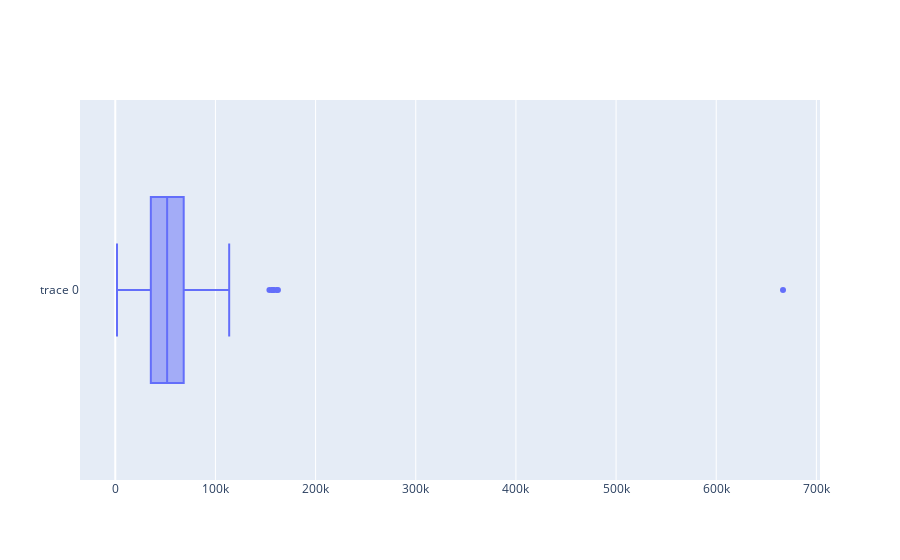
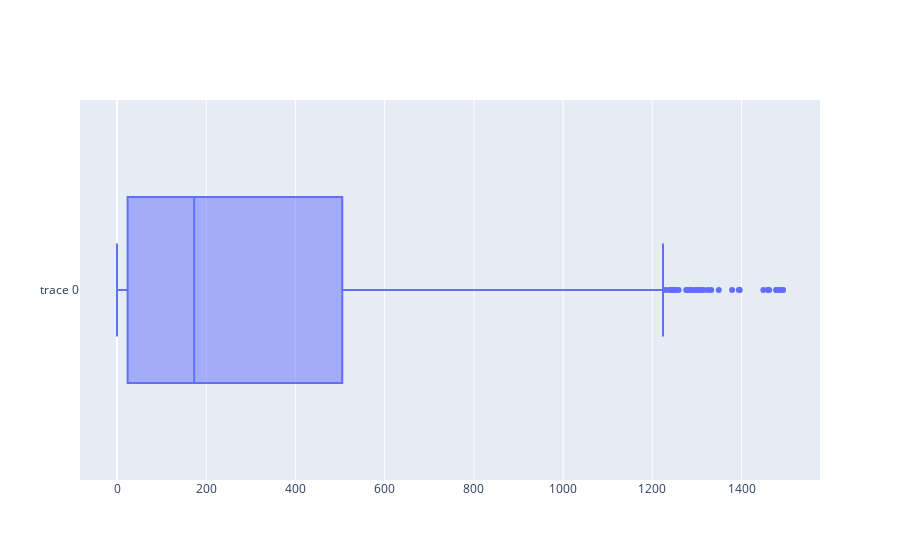
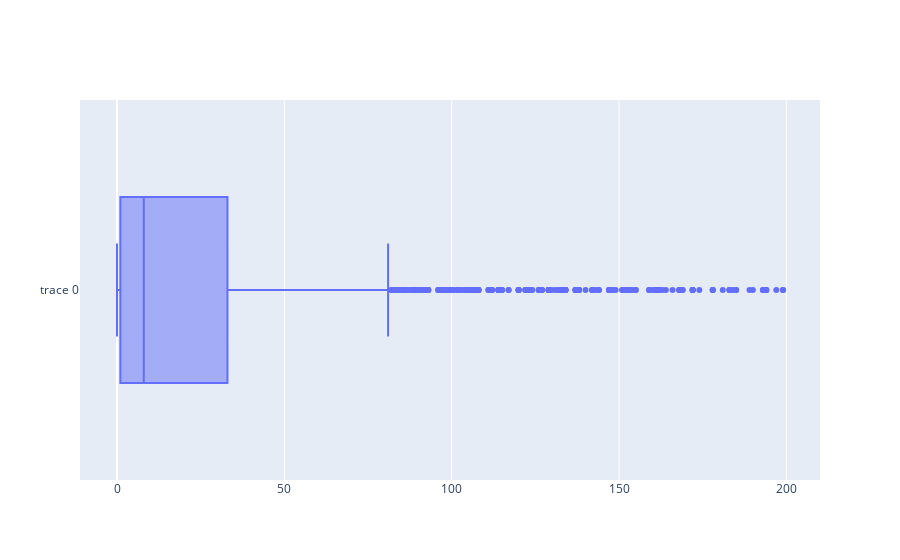
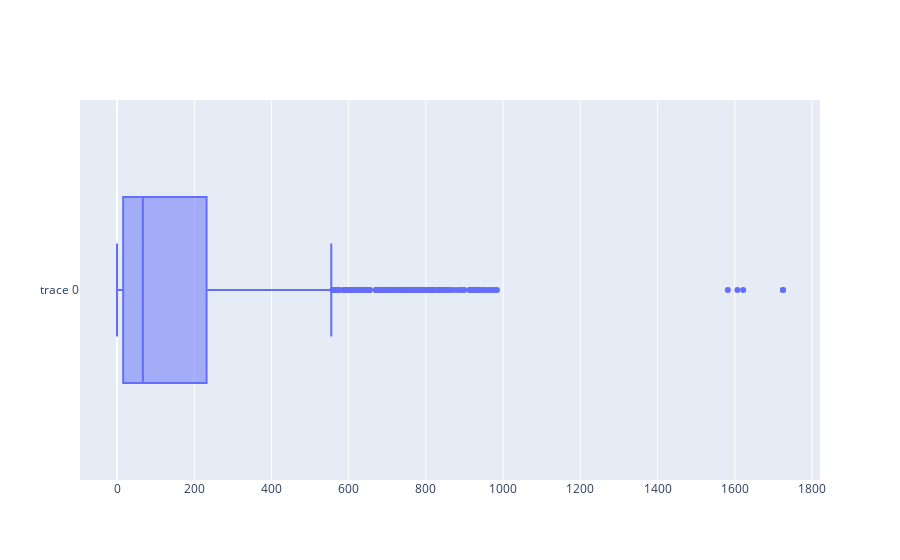

Here is the notebook cell these charts were saved with, in order:
### Markdown cell above
After analyzing the outliers, we can see there is a lot of then and if I removed them all, there would be a great data loss, so I decided to remove only the strong outliers.

The outliers are defined as: $$ Q1 - 1.5(IQR) > outlier > Q3 + 1.5(IQR) $$
And the Strong outleirs are the same but multiplied by 3: $$ Q1 - 3.0(IQR) > outlier > Q3 + 3.0(IQR) $$

### Code cell
# Looking for outliers
out_col = ['Income', 
           'MntWines',
           'MntFruits',
           'MntMeatProducts',
           'MntFishProducts',
           'MntSweetProducts',
           'MntGoldProds',
           'NumDealsPurchases',
           'NumWebPurchases',
           'NumCatalogPurchases',
           'NumStorePurchases',
           'NumWebVisitsMonth']

"""
for i in out_col:
    warnings.filterwarnings('ignore')
    print(i)
    plt.figure(figsize=(20,8))
    plt.subplot(1,2,1)
    sns.distplot(df[i])
    plt.show()
    print("Highest allowed", int(df[i].mean() + 3*df[i].std()))
    """

for i in out_col:
    print(i)
    fig = go.Figure()
    fig.add_box(x=df[i], text=df[i])
    iplot(fig)
    print("Highest allowed", int(df[i].mean() + 3*df[i].std()))
    

# warnings.filterwarnings('ignore')
# print('Income')
# plt.figure(figsize=(20,8))
# plt.subplot(1,2,1)
# sns.distplot(df['Income'])
# plt.show()

# print("Highest allowed", int(df['Income'].mean() + 3*df['Income'].std()))

# print('MntWines')
# plt.figure(figsize=(20,8))
# plt.subplot(1,2,1)
# sns.distplot(df['MntWines'])
# plt.show()

# print("Highest allowed", int(df['MntWines'].mean() + 3*df['MntWines'].std()))

# print('MntFruits')
# plt.figure(figsize=(20,8))
# plt.subplot(1,2,1)
# sns.distplot(df['MntFruits'])
# plt.show()

# print("Highest allowed", int(df['MntFruits'].mean() + 3*df['MntFruits'].std()))
# print('MntMeatProducts')
# plt.figure(figsize=(20,8))
# plt.subplot(1,2,1)
# sns.distplot(df['MntMeatProducts'])
# plt.show()

# print("Highest allowed", int(df['MntMeatProducts'].mean() + 3*df['MntMeatProducts'].std()))

# print('MntFishProducts')
# plt.figure(figsize=(20,8))
# plt.subplot(1,2,1)
# sns.distplot(df['MntFishProducts'])
# plt.show()

# print("Highest allowed", int(df['MntFishProducts'].mean() + 3*df['MntFishProducts'].std()))

# print('MntSweetProducts')
# plt.figure(figsize=(20,8))
# plt.subplot(1,2,1)
# sns.distplot(df['MntSweetProducts'])
# plt.show()

# print("Highest allowed", int(df['MntSweetProducts'].mean() + 3*df['MntSweetProducts'].std()))
# print('MntGoldProds')
# plt.figure(figsize=(20,8))
# plt.subplot(1,2,1)
# sns.distplot(df['MntGoldProds'])
# plt.show()

# print("Highest allowed", int(df['MntGoldProds'].mean() + 3*df['MntGoldProds'].std()))

# print('NumDealsPurchases')
# plt.figure(figsize=(20,8))
# plt.subplot(1,2,1)
# sns.distplot(df['NumDealsPurchases'])
# plt.show()

# print("Highest allowed", int(df['NumDealsPurchases'].mean() + 3*df['NumDealsPurchases'].std()))

# print('NumWebPurchases')
# plt.figure(figsize=(20,8))
# plt.subplot(1,2,1)
# sns.distplot(df['NumWebPurchases'])
# plt.show()

# print("Highest allowed", int(df['NumWebPurchases'].mean() + 3*df['NumWebPurchases'].std()))
# print('NumCatalogPurchases')
# plt.figure(figsize=(20,8))
# plt.subplot(1,2,1)
# sns.distplot(df['NumCatalogPurchases'])
# plt.show()

# print("Highest allowed", int(df['NumCatalogPurchases'].mean() + 3*df['NumCatalogPurchases'].std()))

# print('NumStorePurchases')
# plt.figure(figsize=(20,8))
# plt.subplot(1,2,1)
# sns.distplot(df['NumStorePurchases'])
# plt.show()

# print("Highest allowed", int(df['NumStorePurchases'].mean() + 3*df['NumStorePurchases'].std()))

# print('NumWebVisitsMonth')
# plt.figure(figsize=(20,8))
# plt.subplot(1,2,1)
# sns.distplot(df['NumWebVisitsMonth'])
# plt.show()

# print("Highest allowed", int(df['NumWebVisitsMonth'].mean() + 3*df['NumWebVisitsMonth'].std()))

### Figure 1 — Plotly figure (JSON) as saved in the notebook; plotly's stock layout.template omitted (floating-point values rounded to 4 significant figures; data arrays with more than 128 entries replaced by an {"elided": "..."} marker saying what was removed)
{"data": [{"text": {"elided": "2233 float values"}, "type": "box", "x": {"elided": "2233 float values"}}], "layout": {"autosize": true, "xaxis": {"autorange": true, "range": [-35210.0, 703600.0], "type": "linear"}, "yaxis": {"autorange": true, "range": [-0.5, 0.5], "type": "category"}}}

### Figure 2 — Plotly figure (JSON) as saved in the notebook; plotly's stock layout.template omitted (floating-point values rounded to 4 significant figures; data arrays with more than 128 entries replaced by an {"elided": "..."} marker saying what was removed)
{"data": [{"text": {"elided": "2233 int values"}, "type": "box", "x": {"elided": "2233 int values"}}], "layout": {"autosize": true, "xaxis": {"autorange": true, "range": [-82.94, 1576.0], "type": "linear"}, "yaxis": {"autorange": true, "range": [-0.5, 0.5], "type": "category"}}}

### Figure 3 — Plotly figure (JSON) as saved in the notebook; plotly's stock layout.template omitted (floating-point values rounded to 4 significant figures; data arrays with more than 128 entries replaced by an {"elided": "..."} marker saying what was removed)
{"data": [{"text": {"elided": "2233 int values"}, "type": "box", "x": {"elided": "2233 int values"}}], "layout": {"autosize": true, "xaxis": {"autorange": true, "range": [-11.06, 210.1], "type": "linear"}, "yaxis": {"autorange": true, "range": [-0.5, 0.5], "type": "category"}}}

### Figure 4 — Plotly figure (JSON) as saved in the notebook; plotly's stock layout.template omitted (floating-point values rounded to 4 significant figures; data arrays with more than 128 entries replaced by an {"elided": "..."} marker saying what was removed)
{"data": [{"text": {"elided": "2233 int values"}, "type": "box", "x": {"elided": "2233 int values"}}], "layout": {"autosize": true, "xaxis": {"autorange": true, "range": [-95.83, 1821.0], "type": "linear"}, "yaxis": {"autorange": true, "range": [-0.5, 0.5], "type": "category"}}}
